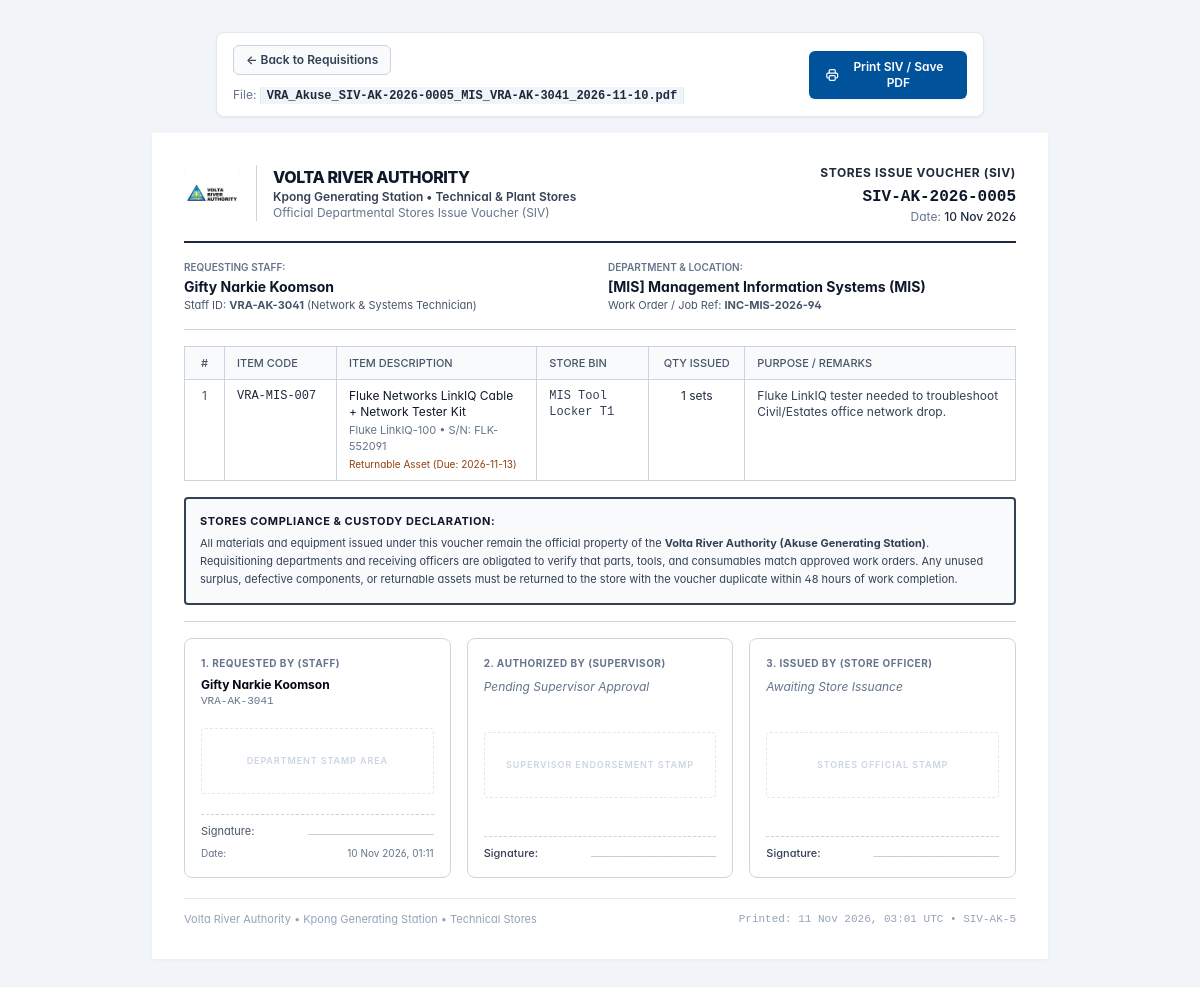
Before: /voucher/5 (signed in) with the older database file.
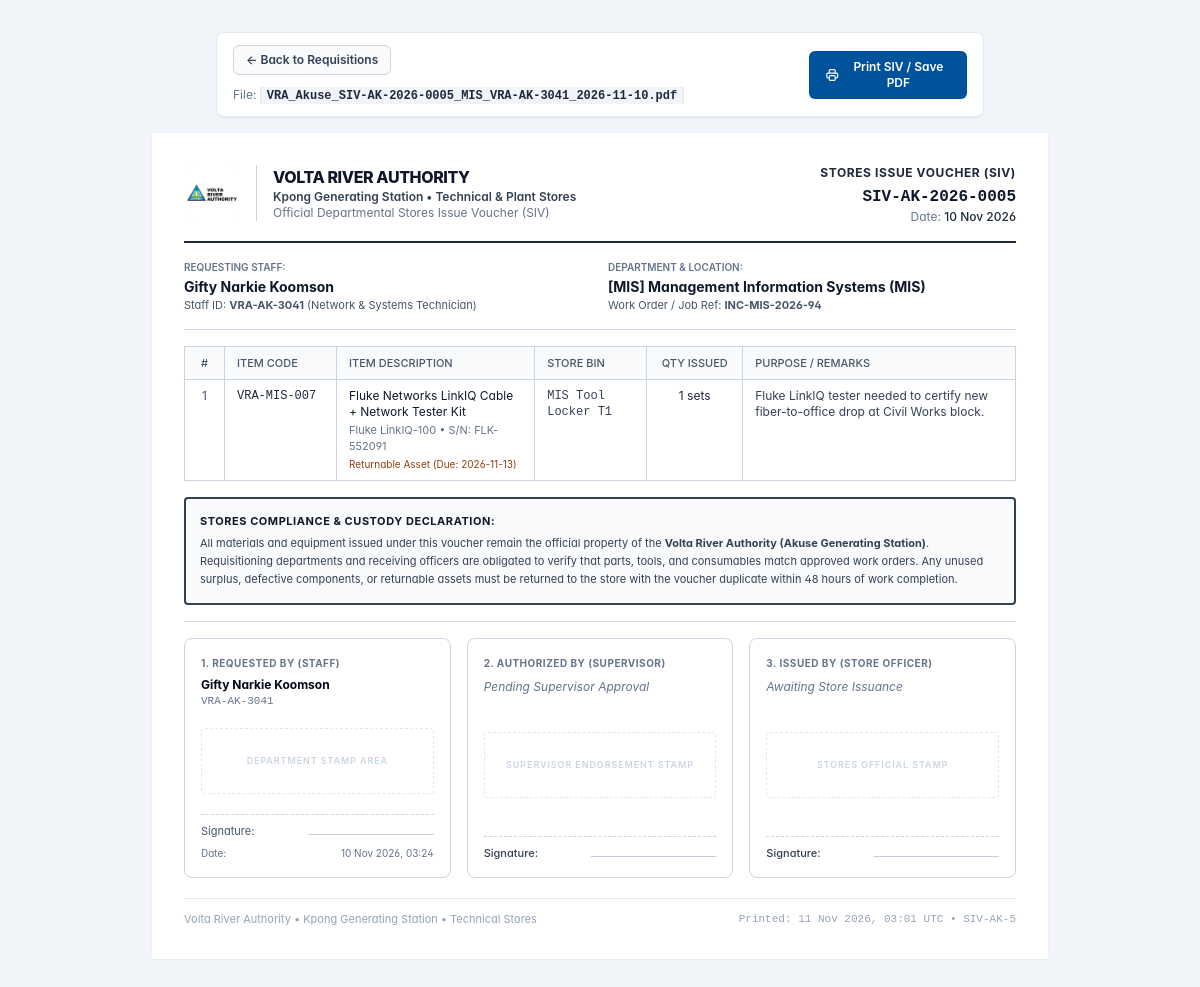
After: the same page with the newer database file.
### app/models.py (models this page shows)
class User(Base):
    __tablename__ = "users"
    id = Column(Integer, primary_key=True, index=True)
    staff_id = Column(String(30), unique=True, index=True, nullable=False)  # e.g. VRA-AK-1042 or NSS-AK-2026-08
    full_name = Column(String(120), nullable=False)
    email = Column(String(120), unique=True, nullable=False)
    phone = Column(String(30), nullable=True)
    role = Column(String(30), nullable=False, default="STAFF")
    job_title = Column(String(100), nullable=True)
    department_id = Column(Integer, ForeignKey("departments.id"), nullable=False)
    password_plain = Column(String(100), default="vra123")  # Simple demo auth + quick role switcher
    is_active = Column(Boolean, default=True)
    department = relationship("Department", back_populates="users")
    requisitions_requested = relationship(
        "Requisition", foreign_keys="Requisition.requester_id", back_populates="requester"
    )
    requisitions_approved = relationship(
        "Requisition", foreign_keys="Requisition.approved_by_id", back_populates="approved_by"
    )
    requisitions_issued = relationship(
        "Requisition", foreign_keys="Requisition.issued_by_id", back_populates="issued_by"
    )

class Requisition(Base):
    __tablename__ = "requisitions"
    id = Column(Integer, primary_key=True, index=True)
    siv_number = Column(String(40), index=True, nullable=False)  # e.g. SIV-AK-2026-0001 (shared across line items in a requisition order)
    requester_id = Column(Integer, ForeignKey("users.id"), nullable=False)
    department_id = Column(Integer, ForeignKey("departments.id"), nullable=False)
    item_id = Column(Integer, ForeignKey("inventory_items.id"), nullable=False)
    quantity = Column(Integer, nullable=False, default=1)
    purpose = Column(Text, nullable=False)
    job_card_ref = Column(String(80), nullable=True)  # e.g. WO-KGS-4412 or INC-MIS-809
    is_returnable = Column(Boolean, default=False)
    expected_return_date = Column(String(40), nullable=True)
    status = Column(String(40), nullable=False, default="PENDING_APPROVAL")
    requested_at = Column(DateTime, default=datetime.utcnow)
    approved_by_id = Column(Integer, ForeignKey("users.id"), nullable=True)
    approved_at = Column(DateTime, nullable=True)
    supervisor_remarks = Column(Text, nullable=True)
    issued_by_id = Column(Integer, ForeignKey("users.id"), nullable=True)
    issued_at = Column(DateTime, nullable=True)
    returned_at = Column(DateTime, nullable=True)
    requester = relationship("User", foreign_keys=[requester_id], back_populates="requisitions_requested")
    approved_by = relationship("User", foreign_keys=[approved_by_id], back_populates="requisitions_approved")
    issued_by = relationship("User", foreign_keys=[issued_by_id], back_populates="requisitions_issued")
    department = relationship("Department", back_populates="requisitions")
    item = relationship("InventoryItem", back_populates="requisitions")

class InventoryItem(Base):
    __tablename__ = "inventory_items"
    id = Column(Integer, primary_key=True, index=True)
    item_code = Column(String(40), unique=True, index=True, nullable=False)  # e.g. VRA-MIS-001
    name = Column(String(150), nullable=False)
    category = Column(String(80), nullable=False)  # IT & Networking, Electrical Spares, Mechanical, PPE & Safety, Stationery, Medical/Hospital
    item_type = Column(String(30), nullable=False, default="CONSUMABLE")  # CONSUMABLE or ASSET
    brand_model = Column(String(120), nullable=True)
    serial_or_part_no = Column(String(100), nullable=True)
    vra_asset_tag = Column(String(80), nullable=True)
    unit = Column(String(30), nullable=False, default="pcs")  # pcs, boxes, meters, sets, rolls, packs
    quantity_on_hand = Column(Integer, nullable=False, default=0)
    reorder_level = Column(Integer, nullable=False, default=5)
    store_location = Column(String(120), nullable=False, default="MIS Store - Rack A1")
    condition = Column(String(40), nullable=False, default="New / Good")  # New / Good, Fair, Faulty, Under Repair
    department_id = Column(Integer, ForeignKey("departments.id"), nullable=True)
    notes = Column(Text, nullable=True)
    updated_at = Column(DateTime, default=datetime.utcnow, onupdate=datetime.utcnow)
    owning_department = relationship("Department", back_populates="items")
    requisitions = relationship("Requisition", back_populates="item")
    transactions = relationship("StockTransaction", back_populates="item")

### app/main.py (the view)
@app.get("/voucher/{req_id}", response_class=HTMLResponse)
def printable_siv_voucher(req_id: int, request: Request, db: Session = Depends(get_db)):
    current_user = get_authenticated_user(request, db)
    if not current_user:
        return RedirectResponse(url="/login", status_code=303)
    req = (
        db.query(Requisition)
        .options(
            joinedload(Requisition.requester),
            joinedload(Requisition.department),
            joinedload(Requisition.item),
            joinedload(Requisition.approved_by),
            joinedload(Requisition.issued_by),
        )
        .filter(Requisition.id == req_id)
        .first()
    )
    if not req:
        raise HTTPException(status_code=404, detail="Voucher not found")
    items_list = (
        db.query(Requisition)
        .options(
            joinedload(Requisition.item),
            joinedload(Requisition.requester),
            joinedload(Requisition.department),
        )
        .filter(
            (Requisition.siv_number == req.siv_number) |
            (
                (Requisition.requester_id == req.requester_id) &
                (Requisition.job_card_ref == req.job_card_ref) &
                (Requisition.job_card_ref.isnot(None)) &
                (Requisition.job_card_ref != "") &
                (Requisition.job_card_ref != "Standard Departmental Request")
            )
        )
        .order_by(Requisition.id)
        .all()
    )
    if not items_list:
        items_list = [req]
    return templates.TemplateResponse(
        request,
        "voucher_print.html",
        {
            "request": request,
            "req": req,
            "items_list": items_list,
            "printed_at": datetime.utcnow().strftime("%d %b %Y, %H:%M UTC"),
        },
    )

### app/templates/voucher_print.html (shortened to what the changed rows need)
<!DOCTYPE html>
<html lang="en">
<head>
  <script src="/static/js/tailwind.min.js"></script>
  <link rel="stylesheet" href="/static/css/style.css" />
</head>
<body class="bg-slate-100 py-3 sm:py-8 px-2 sm:px-4 text-slate-900 antialiased">
  <div class="print-sheet max-w-4xl mx-auto bg-white p-4 sm:p-8 shadow-sm">
    <div class="voucher-header flex flex-col sm:flex-row sm:items-start justify-between border-b sm:border-b-2 border-slate-800 pb-4 gap-3 sm:gap-4">
      <div class="flex items-center gap-3 sm:gap-4">
        <div class="border-l border-slate-300 pl-3 sm:pl-4">
          <h1 class="text-sm sm:text-base font-extrabold tracking-tight text-slate-900 uppercase leading-snug">
            Volta River Authority
          </h1>
        </div>
      </div>
      <div class="text-left sm:text-right pt-2 sm:pt-0 border-t sm:border-t-0 border-slate-200">
        <div class="text-[11px] sm:text-xs font-bold uppercase tracking-wider text-slate-800">
          Stores Issue Voucher (SIV)
        </div>
        <div class="font-mono text-sm sm:text-base font-extrabold text-slate-900 mt-1">
          {{ req.siv_number }}
        </div>
        <div class="text-[11px] sm:text-xs text-slate-500">
          Date: <span class="font-medium text-slate-800">{{ req.requested_at.strftime('%d %b %Y') }}</span>
        </div>
      </div>
    </div>
    <div class="voucher-meta grid grid-cols-1 sm:grid-cols-2 gap-3 sm:gap-4 py-3 sm:py-4 border-b border-slate-300 text-xs">
      <div>
        <div class="text-slate-500 uppercase font-semibold text-[10px]">Requesting Staff:</div>
        <div class="text-xs sm:text-sm font-bold text-slate-900 mt-0.5">{{ req.requester.full_name }}</div>
        <div class="text-slate-600 text-[11px]">Staff ID: <strong>{{ req.requester.staff_id }}</strong> ({{ req.requester.job_title }})</div>
      </div>
      <div>
        <div class="text-slate-600 text-[11px]">Work Order / Job Ref: <strong>{{ req.job_card_ref or 'Standard Departmental Request' }}</strong></div>
      </div>
    </div>
    <div class="my-4 overflow-x-auto -mx-2 sm:mx-0 px-2 sm:px-0">
      <table class="voucher-table w-full border-collapse border border-slate-300 text-xs min-w-[500px] sm:min-w-full font-normal">
        <thead>
          <tr class="bg-slate-50 border-b border-slate-300 text-slate-600 uppercase text-[11px] font-medium">
            <th class="border-r border-slate-300 py-2 px-2.5 text-center w-10 font-medium">#</th>
            <th class="border-r border-slate-300 py-2 px-3 text-left w-28 font-medium">Item Code</th>
            <th class="border-r border-slate-300 py-2 px-3 text-left font-medium">Item Description</th>
            <th class="border-r border-slate-300 py-2 px-3 text-left w-28 font-medium">Store Bin</th>
            <th class="border-r border-slate-300 py-2 px-3 text-center w-24 font-medium">Qty Issued</th>
            <th class="py-2 px-3 text-left font-medium">Purpose / Remarks</th>
          </tr>
        </thead>
        <tbody class="divide-y divide-slate-200">
          {% for itm in (items_list or [req]) %}
          <tr class="voucher-row">
            <td class="border-r border-slate-300 py-2 px-2.5 text-center text-slate-600 align-top font-normal">
              {{ loop.index }}
            </td>
            <td class="border-r border-slate-300 py-2 px-3 font-mono text-slate-800 align-top font-normal">
              {{ itm.item.item_code }}
            </td>
            <td class="border-r border-slate-300 py-2 px-3 align-top font-normal text-slate-800">
              <div class="text-slate-900 font-normal">{{ itm.item.name }}</div>
              {% if itm.item.brand_model or itm.item.serial_or_part_no %}
              <div class="text-[11px] text-slate-500 mt-0.5 font-normal">
                {{ itm.item.brand_model or '' }}{% if itm.item.serial_or_part_no %} &bull; S/N: {{ itm.item.serial_or_part_no }}{% endif %}
              </div>
              {% endif %}
              {% if itm.is_returnable %}
              <div class="text-[10px] text-amber-800 mt-0.5 font-normal">
                Returnable Asset (Due: {{ itm.expected_return_date or 'Upon completion of work' }})
              </div>
              {% endif %}
            </td>
            <td class="border-r border-slate-300 py-2 px-3 font-mono text-slate-700 text-xs align-top font-normal">
              {{ itm.item.store_location }}
            </td>
            <td class="border-r border-slate-300 py-2 px-3 text-center text-slate-800 text-xs align-top font-normal">
              {{ itm.quantity }} {{ itm.item.unit }}
            </td>
            <td class="py-2 px-3 text-slate-700 text-xs align-top font-normal">
              {{ itm.purpose }}
            </td>
          </tr>
          {% endfor %}
        </tbody>
      </table>
    </div>
    <div class="voucher-signatures grid grid-cols-1 sm:grid-cols-3 gap-3 sm:gap-4 pt-3 sm:pt-4 border-t border-slate-300 text-xs">
      <div class="border border-slate-300 rounded-lg p-3 sm:p-4 flex flex-col justify-between min-h-[240px] bg-white">
        <div>
          <div class="font-bold uppercase text-slate-500 text-[10px] tracking-wider">1. Requested By (Staff)</div>
          <div class="font-bold text-slate-950 mt-1.5 text-xs truncate">{{ req.requester.full_name }}</div>
          <div class="text-slate-500 text-[11px] font-mono">{{ req.requester.staff_id }}</div>
        </div>
        <div class="pt-2 border-t border-dashed border-slate-300 text-[11px] text-slate-600 space-y-1.5">
          <div class="flex items-center justify-between text-[10px] text-slate-500">
            <span>Date:</span>
            <span>{{ req.requested_at.strftime('%d %b %Y, %H:%M') }}</span>
          </div>
        </div>
      </div>
    </div>
    <div class="voucher-footer mt-5 pt-3 border-t border-slate-200 flex flex-col sm:flex-row items-start sm:items-center justify-between text-[10px] sm:text-[11px] text-slate-400 gap-1">
      <span>Volta River Authority • Kpong Generating Station • Technical Stores</span>
      <span class="font-mono">Printed: {{ printed_at }} &bull; SIV-AK-{{ req.id }}</span>
    </div>
  </div>
</body>
</html>

Changed rows visible on the page:
changed Requisition "VRA-MIS-007": purpose "Fluke LinkIQ tester needed to troubleshoot Civil/Estates office network drop." → "Fluke LinkIQ tester needed to certify new fiber-to-office drop at Civil Works block."; requested_at "10 Nov 2026, 01:11" → "10 Nov 2026, 03:24"
